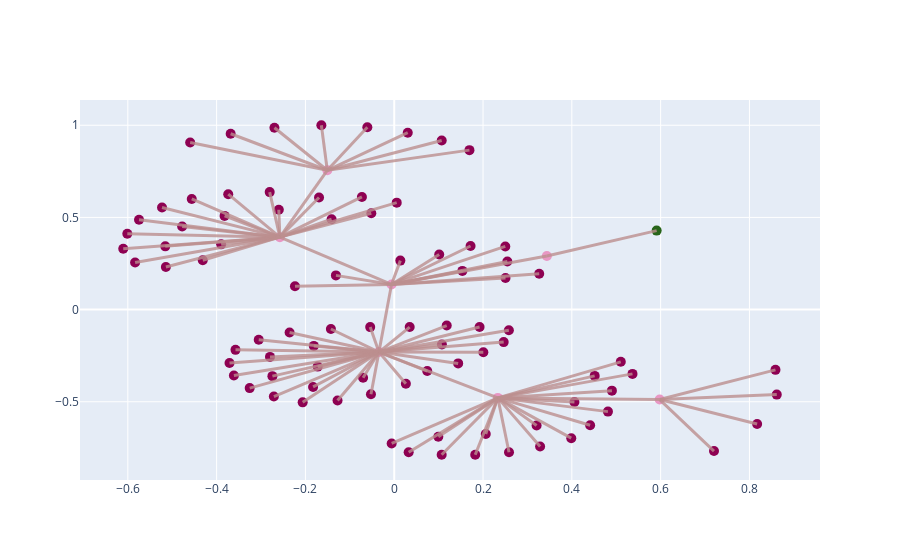

The cell this chart's notebook holds for it:
### Code cell
translate.plotly_net(net, title=None);
# net.iplot(layouter=nx.kamada_kawai_layout)

### Figure 1 — Plotly figure (JSON) as saved in the notebook; plotly's stock layout.template omitted (floating-point values rounded to 4 significant figures)
{"data": [{"hoverinfo": "text", "marker": {"color": [-0.5, -0.5, -0.5, -0.5, -0.5, -0.5, -0.5, 1, -1, -1, -1, -1, -1, -1, -1, -1, -1, -1, -1, -1, -1, -1, -1, -1, -1, -1, -1, -1, -1, -1, -1, -1, -1, -1, -1, -1, -1, -1, -1, -1, -1, -1, -1, -1, -1, -1, -1, -1, -1, -1, -1, -1, -1, -1, -1, -1, -1, -1, -1, -1, -1, -1, -1, -1, -1, -1, -1, -1, -1, -1, -1, -1, -1, -1, -1, -1, -1, -1, -1, -1, -1, -1, -1, -1, -1, -1, -1, -1, -1, -1, -1, -1, -1, -1, -1], "size": 10}, "mode": "markers", "opacity": 1, "text": ["My bus 089", "My bus 46", "My bus 48", "My bus 57", "My bus 60", "My bus 63", "My bus 64", "My bus 57_0", "My bus 60_3", "My bus 60_4", "My bus 46_1", "My bus 46_2", "My bus 46_3", "My bus 46_4", "My bus 089_1", "My bus 089_2", "My bus 089_3", "My bus 089_4", "My bus 089_5", "My bus 60_5", "My bus 089_6", "My bus 089_7", "My bus 089_8", "My bus 48_2", "My bus 48_3", "My bus 48_4", "My bus 48_5", "My bus 48_6", "My bus 48_7", "My bus 48_8", "My bus 60_6", "My bus 48_9", "My bus 48_10", "My bus 48_11", "My bus 48_12", "My bus 48_13", "My bus 48_14", "My bus 48_15", "My bus 48_16", "My bus 48_17", "My bus 48_18", "My bus 60_7", "My bus 48_19", "My bus 48_20", "My bus 48_21", "My bus 63_2", "My bus 63_3", "My bus 63_4", "My bus 63_5", "My bus 63_6", "My bus 63_7", "My bus 63_8", "My bus 60_8", "My bus 63_9", "My bus 63_10", "My bus 63_11", "My bus 63_12", "My bus 63_13", "My bus 63_14", "My bus 63_15", "My bus 63_16", "My bus 63_17", "My bus 63_18", "My bus 60_9", "My bus 63_19", "My bus 63_20", "My bus 63_21", "My bus 63_22", "My bus 63_23", "My bus 63_24", "My bus 63_25", "My bus 63_26", "My bus 63_27", "My bus 63_28", "My bus 60_10", "My bus 63_29", "My bus 64_2", "My bus 64_3", "My bus 64_4", "My bus 64_5", "My bus 64_6", "My bus 64_7", "My bus 64_8", "My bus 64_9", "My bus 64_10", "My bus 60_11", "My bus 64_11", "My bus 64_12", "My bus 64_13", "My bus 64_14", "My bus 64_15", "My bus 64_16", "My bus 64_17", "My bus 64_18", "My bus 60_12"], "x": [-0.1507, 0.5978, -0.2576, 0.3437, -0.006102, -0.03446, 0.2333, 0.591, 0.2547, 0.2501, 0.7202, 0.8173, 0.8615, 0.8586, 0.1694, 0.1069, 0.03044, -0.06057, -0.1641, 0.1719, -0.2698, -0.3684, -0.4596, 0.005596, -0.05162, -0.1411, -0.0728, -0.1694, -0.2599, -0.2805, 0.01373, -0.3738, -0.3821, -0.456, -0.523, -0.5748, -0.6011, -0.6103, -0.4776, -0.5156, -0.5836, -0.2235, -0.3898, -0.5143, -0.4312, 0.2465, 0.1073, 0.03481, -0.05412, -0.1426, -0.2357, -0.3052, -0.1313, -0.3709, -0.3575, -0.3611, -0.2798, -0.1811, -0.1724, -0.3255, -0.2711, -0.2744, -0.2062, 0.1013, -0.1277, -0.1827, -0.07017, -0.0524, 0.02622, 0.07434, 0.144, 0.2007, 0.1922, 0.2582, 0.2506, 0.1182, -0.005751, 0.09927, 0.03251, 0.1068, 0.1824, 0.2585, 0.3285, 0.2062, 0.3987, 0.1535, 0.4412, 0.3207, 0.4813, 0.4902, 0.5366, 0.4058, 0.5102, 0.4514, 0.3265], "y": [0.7558, -0.4878, 0.393, 0.2907, 0.1366, -0.2302, -0.4788, 0.4285, 0.2611, 0.3427, -0.7673, -0.6202, -0.461, -0.3268, 0.865, 0.9169, 0.9594, 0.9896, 1.0, 0.345, 0.9866, 0.9539, 0.9067, 0.5801, 0.5224, 0.4903, 0.611, 0.6082, 0.5415, 0.6373, 0.2658, 0.6261, 0.5084, 0.6001, 0.5539, 0.4878, 0.4114, 0.3299, 0.451, 0.3431, 0.2553, 0.127, 0.3538, 0.2309, 0.2681, -0.1763, -0.1893, -0.09477, -0.09485, -0.1052, -0.1244, -0.1632, 0.1856, -0.2893, -0.2182, -0.3578, -0.2565, -0.1969, -0.3092, -0.4259, -0.4715, -0.3609, -0.5032, 0.2988, -0.4929, -0.4194, -0.3692, -0.4589, -0.4024, -0.3335, -0.2918, -0.2316, -0.09445, -0.1117, 0.1715, -0.08645, -0.7262, -0.6895, -0.7738, -0.7872, -0.7873, -0.7738, -0.7421, -0.6743, -0.6974, 0.2099, -0.6272, -0.6286, -0.5533, -0.4395, -0.3487, -0.5012, -0.2833, -0.3597, 0.1944], "type": "scatter"}, {"hoverinfo": "text", "marker": {"opacity": 0.0}, "mode": "markers", "text": ["Line My line 0", "Line My line 1", "Line My line 2", "Line My line 3", "Line My line 4", "Line My line 5", "Line My line 6", "Line My line 7", "Line My line 8", "Line My line 9", "Line My line 10", "Line My line 11", "Line My line 12", "Line My line 13", "Line My line 14", "Line My line 15", "Line My line 16", "Line My line 17", "Line My line 18", "Line My line 19", "Line My line 20", "Line My line 21", "Line My line 22", "Line My line 23", "Line My line 24", "Line My line 25", "Line My line 26", "Line My line 27", "Line My line 28", "Line My line 29", "Line My line 30", "Line My line 31", "Line My line 32", "Line My line 33", "Line My line 34", "Line My line 35", "Line My line 36", "Line My line 37", "Line My line 38", "Line My line 39", "Line My line 40", "Line My line 41", "Line My line 42", "Line My line 43", "Line My line 44", "Line My line 45", "Line My line 46", "Line My line 47", "Line My line 48", "Line My line 49", "Line My line 50", "Line My line 51", "Line My line 52", "Line My line 53", "Line My line 54", "Line My line 55", "Line My line 56", "Line My line 57", "Line My line 58", "Line My line 59", "Line My line 60", "Line My line 61", "Line My line 62", "Line My line 63", "Line My line 64", "Line My line 65", "Line My line 66", "Line My line 67", "Line My line 68", "Line My line 69", "Line My line 70", "Line My line 71", "Line My line 72", "Line My line 73", "Line My line 74", "Line My line 75", "Line My line 76", "Line My line 77", "Line My line 78", "Line My line 79", "Line My line 80", "Line My line 81", "Line My line 82", "Line My line 83", "Line My line 84", "Line My line 85", "Line My line 86", "Line My line 87", "Line My line 88", "Line My line 89", "Line My line 90", "Line My line 91", "Line My line 92", "Line My line 93"], "x": [0.4673, 0.1688, 0.09942, 0.4156, -0.1318, -0.2042, -0.02028, 0.1243, 0.122, 0.659, 0.7075, 0.7296, 0.7282, 0.00933, -0.0219, -0.06014, -0.1057, -0.1574, 0.0829, -0.2103, -0.2596, -0.3052, -0.126, -0.1546, -0.1993, -0.1652, -0.2135, -0.2588, -0.269, 0.003816, -0.3157, -0.3198, -0.3568, -0.3903, -0.4162, -0.4294, -0.4339, -0.3676, -0.3866, -0.4206, -0.1148, -0.3237, -0.386, -0.3444, 0.106, 0.03643, 0.0001727, -0.04429, -0.08854, -0.1351, -0.1698, -0.06873, -0.2027, -0.196, -0.1978, -0.1571, -0.1078, -0.1034, -0.18, -0.1528, -0.1544, -0.1203, 0.0476, -0.08107, -0.1086, -0.05232, -0.04343, -0.004124, 0.01994, 0.05476, 0.08311, 0.07889, 0.1118, 0.1222, 0.04188, 0.1138, 0.1663, 0.1329, 0.1701, 0.2079, 0.2459, 0.2809, 0.2197, 0.316, 0.0737, 0.3373, 0.277, 0.3573, 0.3618, 0.3849, 0.3196, 0.3718, 0.3424, 0.1602], "y": [0.3596, 0.2136, -0.3545, -0.4833, 0.2648, 0.5744, -0.04678, 0.1988, 0.2397, -0.6276, -0.554, -0.4744, -0.4073, 0.8104, 0.8364, 0.8576, 0.8727, 0.8779, 0.2408, 0.8712, 0.8548, 0.8312, 0.4866, 0.4577, 0.4416, 0.502, 0.5006, 0.4672, 0.5151, 0.2012, 0.5096, 0.4507, 0.4966, 0.4734, 0.4404, 0.4022, 0.3615, 0.422, 0.368, 0.3242, 0.1318, 0.3734, 0.3119, 0.3305, -0.2032, -0.2097, -0.1625, -0.1625, -0.1677, -0.1773, -0.1967, 0.1611, -0.2597, -0.2242, -0.294, -0.2433, -0.2135, -0.2697, -0.328, -0.3508, -0.2955, -0.3667, 0.2177, -0.3615, -0.3248, -0.2997, -0.3445, -0.3163, -0.2818, -0.261, -0.2309, -0.1623, -0.1709, 0.1541, -0.1583, -0.6025, -0.5842, -0.6263, -0.633, -0.6331, -0.6263, -0.6105, -0.5766, -0.5881, 0.1733, -0.553, -0.5537, -0.5161, -0.4592, -0.4138, -0.49, -0.3811, -0.4192, 0.1655], "type": "scatter"}], "layout": {"hovermode": "closest", "shapes": [{"line": {"color": "rosybrown", "width": 3}, "opacity": 0.8, "type": "line", "x0": 0.591, "x1": 0.3437, "y0": 0.4285, "y1": 0.2907}, {"line": {"color": "rosybrown", "width": 3}, "opacity": 0.8, "type": "line", "x0": 0.3437, "x1": -0.006102, "y0": 0.2907, "y1": 0.1366}, {"line": {"color": "rosybrown", "width": 3}, "opacity": 0.8, "type": "line", "x0": -0.03446, "x1": 0.2333, "y0": -0.2302, "y1": -0.4788}, {"line": {"color": "rosybrown", "width": 3}, "opacity": 0.8, "type": "line", "x0": 0.2333, "x1": 0.5978, "y0": -0.4788, "y1": -0.4878}, {"line": {"color": "rosybrown", "width": 3}, "opacity": 0.8, "type": "line", "x0": -0.006102, "x1": -0.2576, "y0": 0.1366, "y1": 0.393}, {"line": {"color": "rosybrown", "width": 3}, "opacity": 0.8, "type": "line", "x0": -0.2576, "x1": -0.1507, "y0": 0.393, "y1": 0.7558}, {"line": {"color": "rosybrown", "width": 3}, "opacity": 0.8, "type": "line", "x0": -0.006102, "x1": -0.03446, "y0": 0.1366, "y1": -0.2302}, {"line": {"color": "rosybrown", "width": 3}, "opacity": 0.8, "type": "line", "x0": 0.2547, "x1": -0.006102, "y0": 0.2611, "y1": 0.1366}, {"line": {"color": "rosybrown", "width": 3}, "opacity": 0.8, "type": "line", "x0": 0.2501, "x1": -0.006102, "y0": 0.3427, "y1": 0.1366}, {"line": {"color": "rosybrown", "width": 3}, "opacity": 0.8, "type": "line", "x0": 0.7202, "x1": 0.5978, "y0": -0.7673, "y1": -0.4878}, {"line": {"color": "rosybrown", "width": 3}, "opacity": 0.8, "type": "line", "x0": 0.8173, "x1": 0.5978, "y0": -0.6202, "y1": -0.4878}, {"line": {"color": "rosybrown", "width": 3}, "opacity": 0.8, "type": "line", "x0": 0.8615, "x1": 0.5978, "y0": -0.461, "y1": -0.4878}, {"line": {"color": "rosybrown", "width": 3}, "opacity": 0.8, "type": "line", "x0": 0.8586, "x1": 0.5978, "y0": -0.3268, "y1": -0.4878}, {"line": {"color": "rosybrown", "width": 3}, "opacity": 0.8, "type": "line", "x0": 0.1694, "x1": -0.1507, "y0": 0.865, "y1": 0.7558}, {"line": {"color": "rosybrown", "width": 3}, "opacity": 0.8, "type": "line", "x0": 0.1069, "x1": -0.1507, "y0": 0.9169, "y1": 0.7558}, {"line": {"color": "rosybrown", "width": 3}, "opacity": 0.8, "type": "line", "x0": 0.03044, "x1": -0.1507, "y0": 0.9594, "y1": 0.7558}, {"line": {"color": "rosybrown", "width": 3}, "opacity": 0.8, "type": "line", "x0": -0.06057, "x1": -0.1507, "y0": 0.9896, "y1": 0.7558}, {"line": {"color": "rosybrown", "width": 3}, "opacity": 0.8, "type": "line", "x0": -0.1641, "x1": -0.1507, "y0": 1.0, "y1": 0.7558}, {"line": {"color": "rosybrown", "width": 3}, "opacity": 0.8, "type": "line", "x0": 0.1719, "x1": -0.006102, "y0": 0.345, "y1": 0.1366}, {"line": {"color": "rosybrown", "width": 3}, "opacity": 0.8, "type": "line", "x0": -0.2698, "x1": -0.1507, "y0": 0.9866, "y1": 0.7558}, {"line": {"color": "rosybrown", "width": 3}, "opacity": 0.8, "type": "line", "x0": -0.3684, "x1": -0.1507, "y0": 0.9539, "y1": 0.7558}, {"line": {"color": "rosybrown", "width": 3}, "opacity": 0.8, "type": "line", "x0": -0.4596, "x1": -0.1507, "y0": 0.9067, "y1": 0.7558}, {"line": {"color": "rosybrown", "width": 3}, "opacity": 0.8, "type": "line", "x0": 0.005596, "x1": -0.2576, "y0": 0.5801, "y1": 0.393}, {"line": {"color": "rosybrown", "width": 3}, "opacity": 0.8, "type": "line", "x0": -0.05162, "x1": -0.2576, "y0": 0.5224, "y1": 0.393}, {"line": {"color": "rosybrown", "width": 3}, "opacity": 0.8, "type": "line", "x0": -0.1411, "x1": -0.2576, "y0": 0.4903, "y1": 0.393}, {"line": {"color": "rosybrown", "width": 3}, "opacity": 0.8, "type": "line", "x0": -0.0728, "x1": -0.2576, "y0": 0.611, "y1": 0.393}, {"line": {"color": "rosybrown", "width": 3}, "opacity": 0.8, "type": "line", "x0": -0.1694, "x1": -0.2576, "y0": 0.6082, "y1": 0.393}, {"line": {"color": "rosybrown", "width": 3}, "opacity": 0.8, "type": "line", "x0": -0.2599, "x1": -0.2576, "y0": 0.5415, "y1": 0.393}, {"line": {"color": "rosybrown", "width": 3}, "opacity": 0.8, "type": "line", "x0": -0.2805, "x1": -0.2576, "y0": 0.6373, "y1": 0.393}, {"line": {"color": "rosybrown", "width": 3}, "opacity": 0.8, "type": "line", "x0": 0.01373, "x1": -0.006102, "y0": 0.2658, "y1": 0.1366}, {"line": {"color": "rosybrown", "width": 3}, "opacity": 0.8, "type": "line", "x0": -0.3738, "x1": -0.2576, "y0": 0.6261, "y1": 0.393}, {"line": {"color": "rosybrown", "width": 3}, "opacity": 0.8, "type": "line", "x0": -0.3821, "x1": -0.2576, "y0": 0.5084, "y1": 0.393}, {"line": {"color": "rosybrown", "width": 3}, "opacity": 0.8, "type": "line", "x0": -0.456, "x1": -0.2576, "y0": 0.6001, "y1": 0.393}, {"line": {"color": "rosybrown", "width": 3}, "opacity": 0.8, "type": "line", "x0": -0.523, "x1": -0.2576, "y0": 0.5539, "y1": 0.393}, {"line": {"color": "rosybrown", "width": 3}, "opacity": 0.8, "type": "line", "x0": -0.5748, "x1": -0.2576, "y0": 0.4878, "y1": 0.393}, {"line": {"color": "rosybrown", "width": 3}, "opacity": 0.8, "type": "line", "x0": -0.6011, "x1": -0.2576, "y0": 0.4114, "y1": 0.393}, {"line": {"color": "rosybrown", "width": 3}, "opacity": 0.8, "type": "line", "x0": -0.6103, "x1": -0.2576, "y0": 0.3299, "y1": 0.393}, {"line": {"color": "rosybrown", "width": 3}, "opacity": 0.8, "type": "line", "x0": -0.4776, "x1": -0.2576, "y0": 0.451, "y1": 0.393}, {"line": {"color": "rosybrown", "width": 3}, "opacity": 0.8, "type": "line", "x0": -0.5156, "x1": -0.2576, "y0": 0.3431, "y1": 0.393}, {"line": {"color": "rosybrown", "width": 3}, "opacity": 0.8, "type": "line", "x0": -0.5836, "x1": -0.2576, "y0": 0.2553, "y1": 0.393}, {"line": {"color": "rosybrown", "width": 3}, "opacity": 0.8, "type": "line", "x0": -0.2235, "x1": -0.006102, "y0": 0.127, "y1": 0.1366}, {"line": {"color": "rosybrown", "width": 3}, "opacity": 0.8, "type": "line", "x0": -0.3898, "x1": -0.2576, "y0": 0.3538, "y1": 0.393}, {"line": {"color": "rosybrown", "width": 3}, "opacity": 0.8, "type": "line", "x0": -0.5143, "x1": -0.2576, "y0": 0.2309, "y1": 0.393}, {"line": {"color": "rosybrown", "width": 3}, "opacity": 0.8, "type": "line", "x0": -0.4312, "x1": -0.2576, "y0": 0.2681, "y1": 0.393}, {"line": {"color": "rosybrown", "width": 3}, "opacity": 0.8, "type": "line", "x0": 0.2465, "x1": -0.03446, "y0": -0.1763, "y1": -0.2302}, {"line": {"color": "rosybrown", "width": 3}, "opacity": 0.8, "type": "line", "x0": 0.1073, "x1": -0.03446, "y0": -0.1893, "y1": -0.2302}, {"line": {"color": "rosybrown", "width": 3}, "opacity": 0.8, "type": "line", "x0": 0.03481, "x1": -0.03446, "y0": -0.09477, "y1": -0.2302}, {"line": {"color": "rosybrown", "width": 3}, "opacity": 0.8, "type": "line", "x0": -0.05412, "x1": -0.03446, "y0": -0.09485, "y1": -0.2302}, {"line": {"color": "rosybrown", "width": 3}, "opacity": 0.8, "type": "line", "x0": -0.1426, "x1": -0.03446, "y0": -0.1052, "y1": -0.2302}, {"line": {"color": "rosybrown", "width": 3}, "opacity": 0.8, "type": "line", "x0": -0.2357, "x1": -0.03446, "y0": -0.1244, "y1": -0.2302}, {"line": {"color": "rosybrown", "width": 3}, "opacity": 0.8, "type": "line", "x0": -0.3052, "x1": -0.03446, "y0": -0.1632, "y1": -0.2302}, {"line": {"color": "rosybrown", "width": 3}, "opacity": 0.8, "type": "line", "x0": -0.1313, "x1": -0.006102, "y0": 0.1856, "y1": 0.1366}, {"line": {"color": "rosybrown", "width": 3}, "opacity": 0.8, "type": "line", "x0": -0.3709, "x1": -0.03446, "y0": -0.2893, "y1": -0.2302}, {"line": {"color": "rosybrown", "width": 3}, "opacity": 0.8, "type": "line", "x0": -0.3575, "x1": -0.03446, "y0": -0.2182, "y1": -0.2302}, {"line": {"color": "rosybrown", "width": 3}, "opacity": 0.8, "type": "line", "x0": -0.3611, "x1": -0.03446, "y0": -0.3578, "y1": -0.2302}, {"line": {"color": "rosybrown", "width": 3}, "opacity": 0.8, "type": "line", "x0": -0.2798, "x1": -0.03446, "y0": -0.2565, "y1": -0.2302}, {"line": {"color": "rosybrown", "width": 3}, "opacity": 0.8, "type": "line", "x0": -0.1811, "x1": -0.03446, "y0": -0.1969, "y1": -0.2302}, {"line": {"color": "rosybrown", "width": 3}, "opacity": 0.8, "type": "line", "x0": -0.1724, "x1": -0.03446, "y0": -0.3092, "y1": -0.2302}, {"line": {"color": "rosybrown", "width": 3}, "opacity": 0.8, "type": "line", "x0": -0.3255, "x1": -0.03446, "y0": -0.4259, "y1": -0.2302}, {"line": {"color": "rosybrown", "width": 3}, "opacity": 0.8, "type": "line", "x0": -0.2711, "x1": -0.03446, "y0": -0.4715, "y1": -0.2302}, {"line": {"color": "rosybrown", "width": 3}, "opacity": 0.8, "type": "line", "x0": -0.2744, "x1": -0.03446, "y0": -0.3609, "y1": -0.2302}, {"line": {"color": "rosybrown", "width": 3}, "opacity": 0.8, "type": "line", "x0": -0.2062, "x1": -0.03446, "y0": -0.5032, "y1": -0.2302}, {"line": {"color": "rosybrown", "width": 3}, "opacity": 0.8, "type": "line", "x0": 0.1013, "x1": -0.006102, "y0": 0.2988, "y1": 0.1366}, {"line": {"color": "rosybrown", "width": 3}, "opacity": 0.8, "type": "line", "x0": -0.1277, "x1": -0.03446, "y0": -0.4929, "y1": -0.2302}, {"line": {"color": "rosybrown", "width": 3}, "opacity": 0.8, "type": "line", "x0": -0.1827, "x1": -0.03446, "y0": -0.4194, "y1": -0.2302}, {"line": {"color": "rosybrown", "width": 3}, "opacity": 0.8, "type": "line", "x0": -0.07017, "x1": -0.03446, "y0": -0.3692, "y1": -0.2302}, {"line": {"color": "rosybrown", "width": 3}, "opacity": 0.8, "type": "line", "x0": -0.0524, "x1": -0.03446, "y0": -0.4589, "y1": -0.2302}, {"line": {"color": "rosybrown", "width": 3}, "opacity": 0.8, "type": "line", "x0": 0.02622, "x1": -0.03446, "y0": -0.4024, "y1": -0.2302}, {"line": {"color": "rosybrown", "width": 3}, "opacity": 0.8, "type": "line", "x0": 0.07434, "x1": -0.03446, "y0": -0.3335, "y1": -0.2302}, {"line": {"color": "rosybrown", "width": 3}, "opacity": 0.8, "type": "line", "x0": 0.144, "x1": -0.03446, "y0": -0.2918, "y1": -0.2302}, {"line": {"color": "rosybrown", "width": 3}, "opacity": 0.8, "type": "line", "x0": 0.2007, "x1": -0.03446, "y0": -0.2316, "y1": -0.2302}, {"line": {"color": "rosybrown", "width": 3}, "opacity": 0.8, "type": "line", "x0": 0.1922, "x1": -0.03446, "y0": -0.09445, "y1": -0.2302}, {"line": {"color": "rosybrown", "width": 3}, "opacity": 0.8, "type": "line", "x0": 0.2582, "x1": -0.03446, "y0": -0.1117, "y1": -0.2302}, {"line": {"color": "rosybrown", "width": 3}, "opacity": 0.8, "type": "line", "x0": 0.2506, "x1": -0.006102, "y0": 0.1715, "y1": 0.1366}, {"line": {"color": "rosybrown", "width": 3}, "opacity": 0.8, "type": "line", "x0": 0.1182, "x1": -0.03446, "y0": -0.08645, "y1": -0.2302}, {"line": {"color": "rosybrown", "width": 3}, "opacity": 0.8, "type": "line", "x0": -0.005751, "x1": 0.2333, "y0": -0.7262, "y1": -0.4788}, {"line": {"color": "rosybrown", "width": 3}, "opacity": 0.8, "type": "line", "x0": 0.09927, "x1": 0.2333, "y0": -0.6895, "y1": -0.4788}, {"line": {"color": "rosybrown", "width": 3}, "opacity": 0.8, "type": "line", "x0": 0.03251, "x1": 0.2333, "y0": -0.7738, "y1": -0.4788}, {"line": {"color": "rosybrown", "width": 3}, "opacity": 0.8, "type": "line", "x0": 0.1068, "x1": 0.2333, "y0": -0.7872, "y1": -0.4788}, {"line": {"color": "rosybrown", "width": 3}, "opacity": 0.8, "type": "line", "x0": 0.1824, "x1": 0.2333, "y0": -0.7873, "y1": -0.4788}, {"line": {"color": "rosybrown", "width": 3}, "opacity": 0.8, "type": "line", "x0": 0.2585, "x1": 0.2333, "y0": -0.7738, "y1": -0.4788}, {"line": {"color": "rosybrown", "width": 3}, "opacity": 0.8, "type": "line", "x0": 0.3285, "x1": 0.2333, "y0": -0.7421, "y1": -0.4788}, {"line": {"color": "rosybrown", "width": 3}, "opacity": 0.8, "type": "line", "x0": 0.2062, "x1": 0.2333, "y0": -0.6743, "y1": -0.4788}, {"line": {"color": "rosybrown", "width": 3}, "opacity": 0.8, "type": "line", "x0": 0.3987, "x1": 0.2333, "y0": -0.6974, "y1": -0.4788}, {"line": {"color": "rosybrown", "width": 3}, "opacity": 0.8, "type": "line", "x0": 0.1535, "x1": -0.006102, "y0": 0.2099, "y1": 0.1366}, {"line": {"color": "rosybrown", "width": 3}, "opacity": 0.8, "type": "line", "x0": 0.4412, "x1": 0.2333, "y0": -0.6272, "y1": -0.4788}, {"line": {"color": "rosybrown", "width": 3}, "opacity": 0.8, "type": "line", "x0": 0.3207, "x1": 0.2333, "y0": -0.6286, "y1": -0.4788}, {"line": {"color": "rosybrown", "width": 3}, "opacity": 0.8, "type": "line", "x0": 0.4813, "x1": 0.2333, "y0": -0.5533, "y1": -0.4788}, {"line": {"color": "rosybrown", "width": 3}, "opacity": 0.8, "type": "line", "x0": 0.4902, "x1": 0.2333, "y0": -0.4395, "y1": -0.4788}, {"line": {"color": "rosybrown", "width": 3}, "opacity": 0.8, "type": "line", "x0": 0.5366, "x1": 0.2333, "y0": -0.3487, "y1": -0.4788}, {"line": {"color": "rosybrown", "width": 3}, "opacity": 0.8, "type": "line", "x0": 0.4058, "x1": 0.2333, "y0": -0.5012, "y1": -0.4788}, {"line": {"color": "rosybrown", "width": 3}, "opacity": 0.8, "type": "line", "x0": 0.5102, "x1": 0.2333, "y0": -0.2833, "y1": -0.4788}, {"line": {"color": "rosybrown", "width": 3}, "opacity": 0.8, "type": "line", "x0": 0.4514, "x1": 0.2333, "y0": -0.3597, "y1": -0.4788}, {"line": {"color": "rosybrown", "width": 3}, "opacity": 0.8, "type": "line", "x0": 0.3265, "x1": -0.006102, "y0": 0.1944, "y1": 0.1366}], "showlegend": false}}
